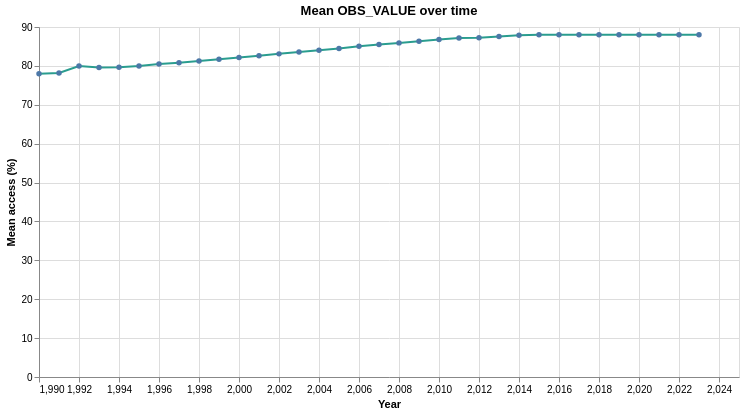
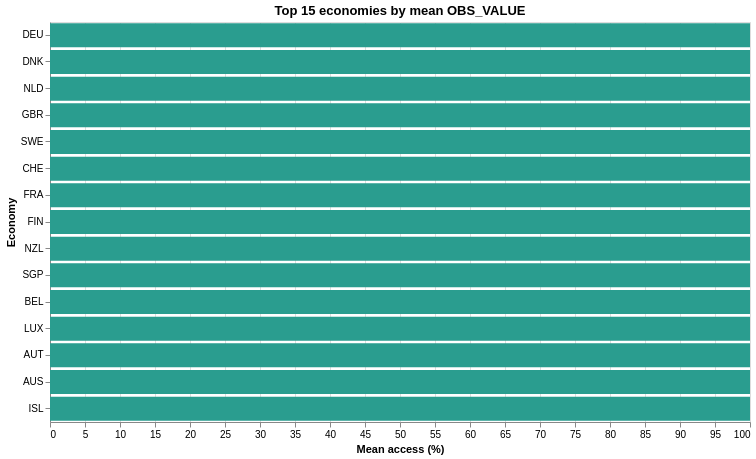

These figures' notebook cell, in order:
### Markdown cell above
## 8. Visualize the Indicator

Create a time-series and country comparison when the response contains suitable fields. The geographic-ready summary can be exported or joined to a boundary dataset later.

### Code cell
if year_columns and value_column:
    time_plot = clean_df.groupby(year_columns[0], as_index=False)[value_column].mean()
    time_chart = (
        alt.Chart(time_plot)
        .mark_line(point=True, color='#2a9d8f')
        .encode(
            x=alt.X(f'{year_columns[0]}:Q', title='Year'),
            y=alt.Y(f'{value_column}:Q', title='Mean access (%)'),
            tooltip=[
                alt.Tooltip(f'{year_columns[0]}:O', title='Year'),
                alt.Tooltip(f'{value_column}:Q', title='Mean access (%)', format='.1f'),
            ],
        )
        .properties(width=700, height=350, title=f'Mean {value_column} over time')
    )
    display(time_chart)

if country_columns and value_column:
    top_countries = (
        clean_df.groupby(country_columns[0], as_index=False)[value_column]
        .mean()
        .sort_values(value_column, ascending=False)
        .head(15)
    )
    country_chart = (
        alt.Chart(top_countries)
        .mark_bar(color='#2a9d8f')
        .encode(
            x=alt.X(f'{value_column}:Q', title='Mean access (%)'),
            y=alt.Y(f'{country_columns[0]}:N', sort='-x', title='Economy'),
            tooltip=[
                alt.Tooltip(f'{country_columns[0]}:N', title='Economy'),
                alt.Tooltip(f'{value_column}:Q', title='Mean access (%)', format='.1f'),
            ],
        )
        .properties(width=700, height=400, title=f'Top 15 economies by mean {value_column}')
    )
    display(country_chart)

geographic_ready = (
    clean_df[[country_columns[0], value_column]].groupby(country_columns[0], as_index=False).mean()
    if country_columns and value_column
    else pd.DataFrame()
)
geographic_ready.head()

### Figure 1 — Vega-Lite specification as saved in the notebook (floating-point values rounded to 4 significant figures)
{"config": {"view": {"continuousWidth": 300, "continuousHeight": 300}}, "data": {"name": "data-19cba2faa7f510f69a5dc1c591682a6c"}, "mark": {"type": "line", "color": "#2a9d8f", "point": true}, "encoding": {"tooltip": [{"field": "TIME_PERIOD", "title": "Year", "type": "ordinal"}, {"field": "OBS_VALUE", "format": ".1f", "title": "Mean access (%)", "type": "quantitative"}], "x": {"field": "TIME_PERIOD", "title": "Year", "type": "quantitative"}, "y": {"field": "OBS_VALUE", "title": "Mean access (%)", "type": "quantitative"}}, "height": 350, "title": "Mean OBS_VALUE over time", "width": 700, "$schema": "https://vega.github.io/schema/vega-lite/v6.4.1.json", "datasets": {"data-19cba2faa7f510f69a5dc1c591682a6c": [{"TIME_PERIOD": 1990, "OBS_VALUE": 77.97}, {"TIME_PERIOD": 1991, "OBS_VALUE": 78.17}, {"TIME_PERIOD": 1992, "OBS_VALUE": 79.97}, {"TIME_PERIOD": 1993, "OBS_VALUE": 79.61}, {"TIME_PERIOD": 1994, "OBS_VALUE": 79.66}, {"TIME_PERIOD": 1995, "OBS_VALUE": 79.99}, {"TIME_PERIOD": 1996, "OBS_VALUE": 80.47}, {"TIME_PERIOD": 1997, "OBS_VALUE": 80.83}, {"TIME_PERIOD": 1998, "OBS_VALUE": 81.26}, {"TIME_PERIOD": 1999, "OBS_VALUE": 81.72}, {"TIME_PERIOD": 2000, "OBS_VALUE": 82.17}, {"TIME_PERIOD": 2001, "OBS_VALUE": 82.63}, {"TIME_PERIOD": 2002, "OBS_VALUE": 83.09}, {"TIME_PERIOD": 2003, "OBS_VALUE": 83.55}, {"TIME_PERIOD": 2004, "OBS_VALUE": 84.0}, {"TIME_PERIOD": 2005, "OBS_VALUE": 84.45}, {"TIME_PERIOD": 2006, "OBS_VALUE": 85.05}, {"TIME_PERIOD": 2007, "OBS_VALUE": 85.49}, {"TIME_PERIOD": 2008, "OBS_VALUE": 85.92}, {"TIME_PERIOD": 2009, "OBS_VALUE": 86.35}, {"TIME_PERIOD": 2010, "OBS_VALUE": 86.77}, {"TIME_PERIOD": 2011, "OBS_VALUE": 87.2}, {"TIME_PERIOD": 2012, "OBS_VALUE": 87.26}, {"TIME_PERIOD": 2013, "OBS_VALUE": 87.58}, {"TIME_PERIOD": 2014, "OBS_VALUE": 87.86}, {"TIME_PERIOD": 2015, "OBS_VALUE": 88.03}, {"TIME_PERIOD": 2016, "OBS_VALUE": 88.03}, {"TIME_PERIOD": 2017, "OBS_VALUE": 88.03}, {"TIME_PERIOD": 2018, "OBS_VALUE": 88.03}, {"TIME_PERIOD": 2019, "OBS_VALUE": 88.03}, {"TIME_PERIOD": 2020, "OBS_VALUE": 88.03}, {"TIME_PERIOD": 2021, "OBS_VALUE": 88.03}, {"TIME_PERIOD": 2022, "OBS_VALUE": 88.03}, {"TIME_PERIOD": 2023, "OBS_VALUE": 88.03}]}}

### Figure 2 — Vega-Lite specification as saved in the notebook (floating-point values rounded to 4 significant figures)
{"config": {"view": {"continuousWidth": 300, "continuousHeight": 300}}, "data": {"name": "data-fb2b852bf23657c1fb314998e12224be"}, "mark": {"type": "bar", "color": "#2a9d8f"}, "encoding": {"tooltip": [{"field": "REF_AREA", "title": "Economy", "type": "nominal"}, {"field": "OBS_VALUE", "format": ".1f", "title": "Mean access (%)", "type": "quantitative"}], "x": {"field": "OBS_VALUE", "title": "Mean access (%)", "type": "quantitative"}, "y": {"field": "REF_AREA", "sort": "-x", "title": "Economy", "type": "nominal"}}, "height": 400, "title": "Top 15 economies by mean OBS_VALUE", "width": 700, "$schema": "https://vega.github.io/schema/vega-lite/v6.4.1.json", "datasets": {"data-fb2b852bf23657c1fb314998e12224be": [{"REF_AREA": "DEU", "OBS_VALUE": 100.0}, {"REF_AREA": "DNK", "OBS_VALUE": 100.0}, {"REF_AREA": "NLD", "OBS_VALUE": 100.0}, {"REF_AREA": "GBR", "OBS_VALUE": 100.0}, {"REF_AREA": "SWE", "OBS_VALUE": 100.0}, {"REF_AREA": "CHE", "OBS_VALUE": 100.0}, {"REF_AREA": "FRA", "OBS_VALUE": 100.0}, {"REF_AREA": "FIN", "OBS_VALUE": 100.0}, {"REF_AREA": "NZL", "OBS_VALUE": 100.0}, {"REF_AREA": "SGP", "OBS_VALUE": 100.0}, {"REF_AREA": "BEL", "OBS_VALUE": 100.0}, {"REF_AREA": "LUX", "OBS_VALUE": 100.0}, {"REF_AREA": "AUT", "OBS_VALUE": 100.0}, {"REF_AREA": "AUS", "OBS_VALUE": 100.0}, {"REF_AREA": "ISL", "OBS_VALUE": 100.0}]}}
